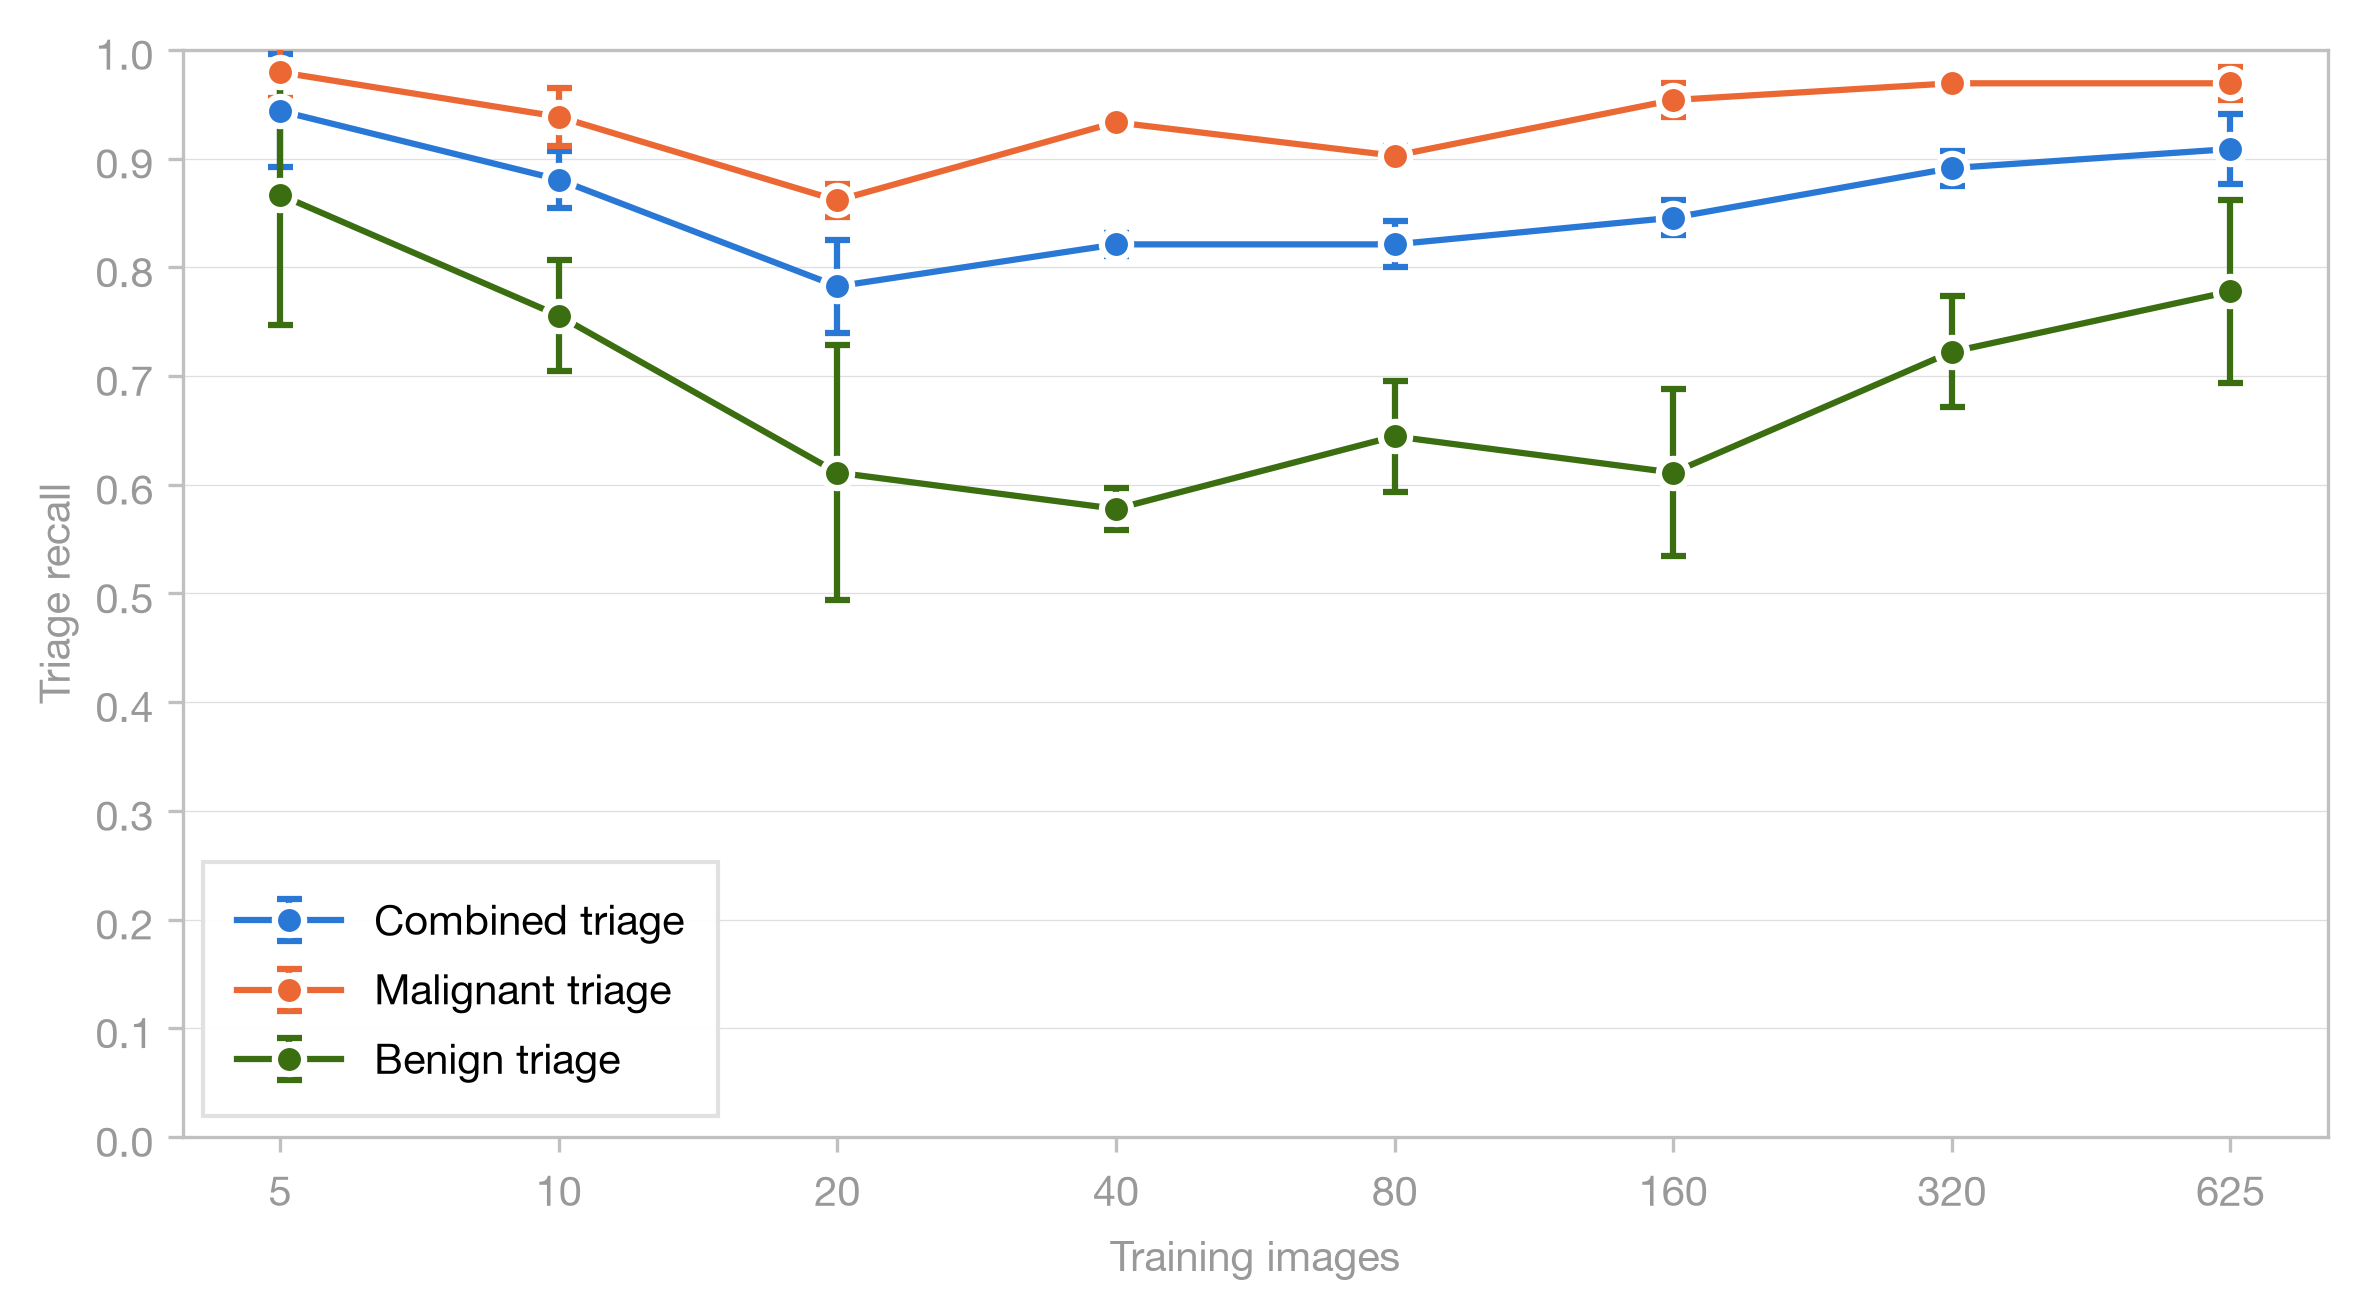

Source code (Python):
"""Triage detection vs. training size for the data-scaling experiment.

Uses the canonical prediction dataset's triage flags (any retained mass,
no overlap required). Outputs terminal tables, Markdown, JSON, PNG, and
PDF with mean ± sample SD across seeds 42/43/44 at final checkpoints.

Run from the project root:
    python analysis/data_scaling/evaluate_triage_detection/evaluate_triage_detection.py
"""

import json
import sys
from collections import defaultdict
from pathlib import Path
from statistics import mean, stdev

import matplotlib
matplotlib.use("Agg")
import matplotlib.pyplot as plt
import matplotlib.ticker as ticker

SCRIPT_DIR = Path(__file__).resolve().parent
PROJECT_ROOT = SCRIPT_DIR.parents[2]
if str(PROJECT_ROOT) not in sys.path:
    sys.path.insert(0, str(PROJECT_ROOT))

from analysis.predictions_dataset.constants import MIN_PRED_AREA_FRACTION
from analysis.predictions_dataset.load_predictions_dataset import (
    DatasetValidationError,
    load_predictions_dataset,
)

OUT_BASE = "evaluate_triage_detection"
NOISE_FLOOR = f"{MIN_PRED_AREA_FRACTION * 100:g}% of image area"
EXPERIMENT_NAME = "data_scaling"
EVALUATION_SPLIT = "test"
CHECKPOINT = "final"
SEEDS = [42, 43, 44]
SIZES = [5, 10, 20, 40, 80, 160, 320, 625]
GROUPS = [("All masses", "combined"), ("Malignant masses", "malignant"), ("Benign masses", "benign")]
PLOT_SERIES = [
    ("combined", "Combined triage", "#2a78d6"),
    ("malignant", "Malignant triage", "#eb6834"),
    ("benign", "Benign triage", "#3b6d11"),
]

plt.rcParams.update({
    "font.family": "sans-serif",
    "font.sans-serif": ["Helvetica Neue", "Helvetica", "Arial", "sans-serif"],
    "font.size": 10,
    "font.weight": "400",
    "axes.labelsize": 10,
    "axes.labelcolor": "#999999",
    "xtick.labelsize": 10,
    "ytick.labelsize": 10,
    "xtick.color": "#999999",
    "ytick.color": "#999999",
    "legend.fontsize": 10,
    "legend.framealpha": 0.95,
    "legend.edgecolor": "#e0e0e0",
    "grid.linewidth": 0.3,
    "grid.alpha": 0.4,
    "figure.facecolor": "white",
    "axes.facecolor": "white",
    "axes.spines.top": True,
    "axes.spines.right": True,
})


def select_runs(rows):
    runs = defaultdict(list)
    for row in rows:
        if (
            row.experiment_name == EXPERIMENT_NAME
            and row.evaluation_split == EVALUATION_SPLIT
            and row.checkpoint == CHECKPOINT
            and row.training_set_size in SIZES
            and row.seed in SEEDS
        ):
            runs[row.training_set_size, row.seed].append(row)

    reference_cases = None
    for size in SIZES:
        for seed in SEEDS:
            run = runs[size, seed]
            if not run:
                raise DatasetValidationError(f"Missing scaling run: size={size}, seed={seed}")
            if len({row.configuration_id for row in run}) != 1:
                raise DatasetValidationError(f"Multiple configurations: size={size}, seed={seed}")
            cases = {row.image_id: (row.pathology, row.mass_present) for row in run}
            if len(cases) != len(run):
                raise DatasetValidationError(f"Duplicate test cases: size={size}, seed={seed}")
            if set(row.pathology for row in run) != {"malignant", "benign", "normal"}:
                raise DatasetValidationError(f"Missing or unknown pathology: size={size}, seed={seed}")
            if reference_cases is None:
                reference_cases = cases
            if cases != reference_cases:
                raise DatasetValidationError(f"Test cases differ: size={size}, seed={seed}")
            for row in run:
                if not isinstance(row.triage_detection_flag, bool):
                    raise DatasetValidationError(f"Invalid triage flag: {row.image_id}")
                if row.pathology in ("malignant", "benign"):
                    if not row.mass_present:
                        raise DatasetValidationError(f"Invalid mass case: {row.image_id}")
                elif row.pathology == "normal":
                    if (
                        row.mass_present
                        or not isinstance(row.normal_false_positive, bool)
                        or row.normal_false_positive != row.triage_detection_flag
                    ):
                        raise DatasetValidationError(f"Invalid normal case: {row.image_id}")
                else:
                    raise DatasetValidationError(f"Unknown pathology: {row.pathology}")
    return runs


def evaluate_triage(rows, positive_class):
    positives = [
        row for row in rows
        if row.mass_present and (positive_class == "combined" or row.pathology == positive_class)
    ]
    normal_cases = [row for row in rows if row.pathology == "normal"]
    if not positives or not normal_cases:
        raise DatasetValidationError(f"Missing positive or normal cases for {positive_class}")
    recall = mean(row.triage_detection_flag for row in positives)
    fp_rate = mean(row.triage_detection_flag for row in normal_cases)
    return recall, fp_rate


def summarize_sizes(runs, positive_class):
    metrics = {
        "Detection": {"mean": [], "std": []},
        "False positive rate": {"mean": [], "std": []},
    }
    for size in SIZES:
        results = [evaluate_triage(runs[size, seed], positive_class) for seed in SEEDS]
        for metric, values in zip(metrics.values(), zip(*results)):
            metric["mean"].append(mean(values))
            metric["std"].append(stdev(values))
    return metrics


def fmt(metric, index):
    return f"{metric['mean'][index]:.3f} ± {metric['std'][index]:.3f}"


def main():
    data = load_predictions_dataset()
    runs = select_runs(data.rows)
    stats = {group: summarize_sizes(runs, group) for _, group in GROUPS}
    title = "Case-level triage-based detection by training size"
    description = (
        "Data-scaling test runs: seeds 42/43/44, final checkpoints, "
        f"training sizes {', '.join(map(str, SIZES))}. Triage = any retained mass "
        "(no overlap required), noise floor "
        f"{NOISE_FLOOR}. Values are mean ± sample SD across seeds."
    )
    payload = {
        "title": title,
        "description": description,
        "noise_floor": NOISE_FLOOR,
        "triage_definition": "any retained mass (no overlap required)",
        "dataset_snapshot_id": data.snapshot_id,
        "experiment_name": EXPERIMENT_NAME,
        "evaluation_split": EVALUATION_SPLIT,
        "checkpoint": CHECKPOINT,
        "seeds": SEEDS,
        "training_set_sizes": SIZES,
        **stats,
    }
    json_path = SCRIPT_DIR / f"{OUT_BASE}.json"
    json_path.write_text(json.dumps(payload, indent=2, allow_nan=False) + "\n", encoding="utf-8")

    lines = [
        f"# {title}", "", description, "",
        f"Dataset snapshot: `{data.snapshot_id}`.", "",
        "A mass-present case is detected if the model predicts any retained mass "
        "anywhere on the image. No overlap or IoU threshold is required.", "",
        "Each table reports case-level false positives computed on normal cases only. "
        "A normal case with any retained predicted mass component is a false alarm.", "",
        "Values are mean ± sample standard deviation across the three seeds.", "",
    ]
    for title, group in GROUPS:
        metrics = stats[group]
        lines.extend([
            f"## {title}", "",
            "| Training size | Detection | Normal cases FP rate |",
            "|--------------:|----------:|---------------------:|",
        ])
        for index, size in enumerate(SIZES):
            lines.append(
                f"| {size} | {fmt(metrics['Detection'], index)} | "
                f"{fmt(metrics['False positive rate'], index)} |"
            )
        lines.append("")
    report = "\n".join(lines)
    (SCRIPT_DIR / f"{OUT_BASE}.md").write_text(report, encoding="utf-8")
    print(report)

    fig, ax = plt.subplots(figsize=(8, 4.5))
    positions = list(range(len(SIZES)))
    for group, label, color in PLOT_SERIES:
        metric = stats[group]["Detection"]
        ax.errorbar(
            positions, metric["mean"], yerr=metric["std"], fmt="-o", color=color,
            label=label, markersize=7, linewidth=1.5, capsize=3,
            markeredgecolor="white", markeredgewidth=1.5, zorder=3,
        )
    ax.set_xlabel("Training images")
    ax.set_ylabel("Triage recall")
    ax.set_xticks(positions, labels=SIZES)
    ax.set_ylim(0, 1.0)
    ax.set_yticks([value / 10 for value in range(11)])
    ax.yaxis.set_major_formatter(ticker.FormatStrFormatter("%.1f"))
    ax.grid(True, axis="y", linewidth=0.3, alpha=0.4)
    ax.grid(False, axis="x")
    for spine in ax.spines.values():
        spine.set_color("#c0c0c0")
    ax.tick_params(axis="both", which="both", color="#c0c0c0", labelcolor="#999999")
    ax.legend(loc="best", frameon=True, fancybox=False, borderpad=0.8, handlelength=2.5)
    fig.tight_layout(pad=1.2)
    for extension in ("pdf", "png"):
        output_path = SCRIPT_DIR / f"{OUT_BASE}.{extension}"
        metadata = {"CreationDate": None} if extension == "pdf" else None
        fig.savefig(output_path, dpi=300, bbox_inches="tight", metadata=metadata)
        print(f"Wrote {output_path}")
    plt.close(fig)


if __name__ == "__main__":
    main()
